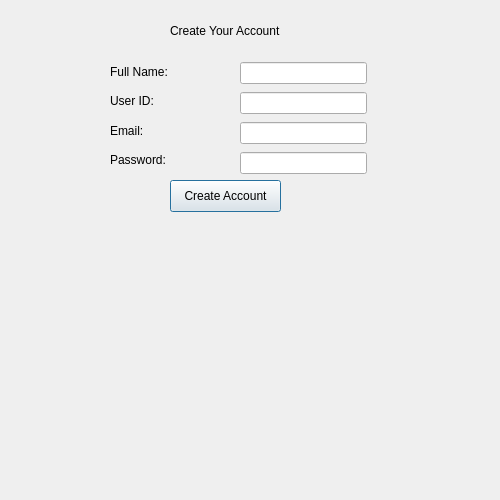
<?xml version="1.0" encoding="UTF-8"?>
<ui version="4.0">
 <class>createaccountpage</class>
 <widget class="QDialog" name="createaccountpage">
  <property name="geometry">
   <rect>
    <x>0</x>
    <y>0</y>
    <width>500</width>
    <height>500</height>
   </rect>
  </property>
  <property name="windowTitle">
   <string>Dialog</string>
  </property>
  <widget class="QWidget" name="layoutWidget">
   <property name="geometry">
    <rect>
     <x>110</x>
     <y>60</y>
     <width>111</width>
     <height>111</height>
    </rect>
   </property>
   <layout class="QVBoxLayout" name="verticalLayout">
    <item>
     <widget class="QLabel" name="label_2">
      <property name="text">
       <string>Full Name:</string>
      </property>
     </widget>
    </item>
    <item>
     <widget class="QLabel" name="label_3">
      <property name="text">
       <string>User ID:</string>
      </property>
     </widget>
    </item>
    <item>
     <widget class="QLabel" name="label_4">
      <property name="text">
       <string>Email:</string>
      </property>
     </widget>
    </item>
    <item>
     <widget class="QLabel" name="label_5">
      <property name="text">
       <string>Password:</string>
      </property>
     </widget>
    </item>
   </layout>
  </widget>
  <widget class="QPushButton" name="pushButton">
   <property name="geometry">
    <rect>
     <x>170</x>
     <y>180</y>
     <width>111</width>
     <height>32</height>
    </rect>
   </property>
   <property name="text">
    <string>Create Account</string>
   </property>
  </widget>
  <widget class="QLabel" name="label">
   <property name="geometry">
    <rect>
     <x>170</x>
     <y>20</y>
     <width>131</width>
     <height>21</height>
    </rect>
   </property>
   <property name="text">
    <string>Create Your Account</string>
   </property>
  </widget>
  <widget class="QWidget" name="layoutWidget_2">
   <property name="geometry">
    <rect>
     <x>240</x>
     <y>60</y>
     <width>127</width>
     <height>116</height>
    </rect>
   </property>
   <layout class="QVBoxLayout" name="verticalLayout_2">
    <item>
     <widget class="QLineEdit" name="usertext"/>
    </item>
    <item>
     <widget class="QLineEdit" name="usertext_2"/>
    </item>
    <item>
     <widget class="QLineEdit" name="usertext_3"/>
    </item>
    <item>
     <widget class="QLineEdit" name="usertext_4"/>
    </item>
   </layout>
  </widget>
  <widget class="QLabel" name="errormessageaccount">
   <property name="geometry">
    <rect>
     <x>110</x>
     <y>230</y>
     <width>241</width>
     <height>61</height>
    </rect>
   </property>
   <property name="text">
    <string/>
   </property>
   <property name="wordWrap">
    <bool>true</bool>
   </property>
  </widget>
 </widget>
 <resources/>
 <connections/>
</ui>
